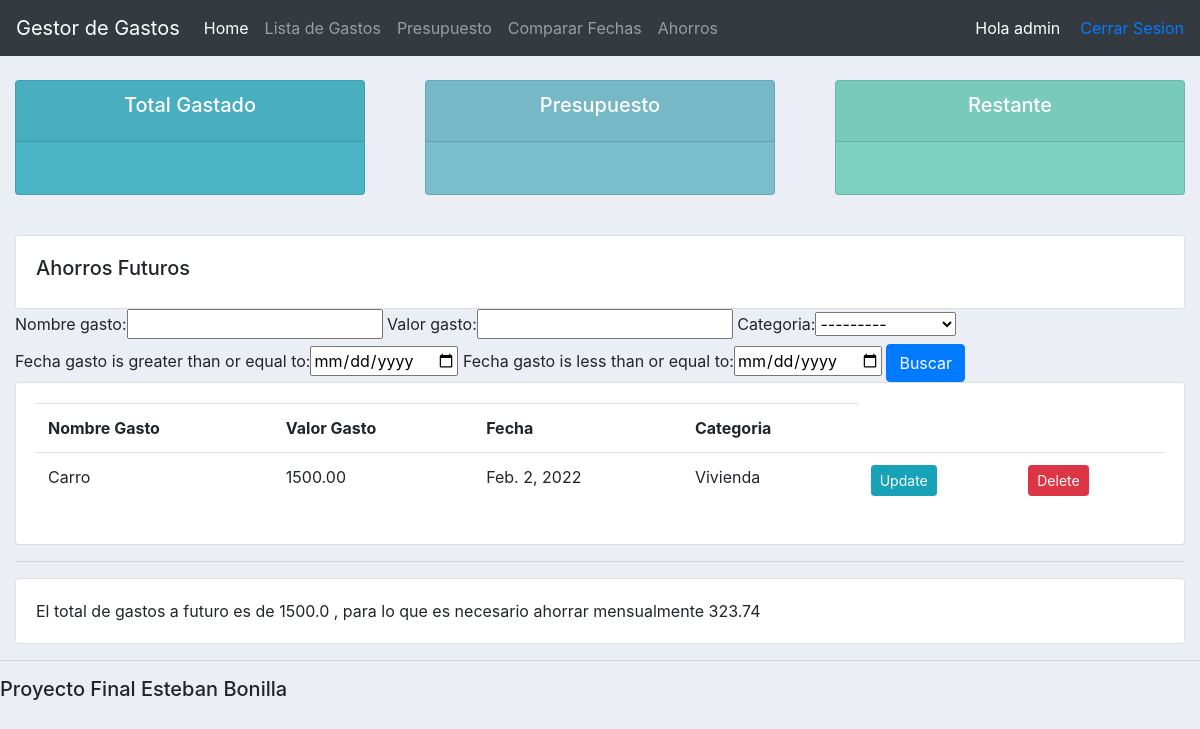
Page /ahorros/ (signed in) on the earlier database version.
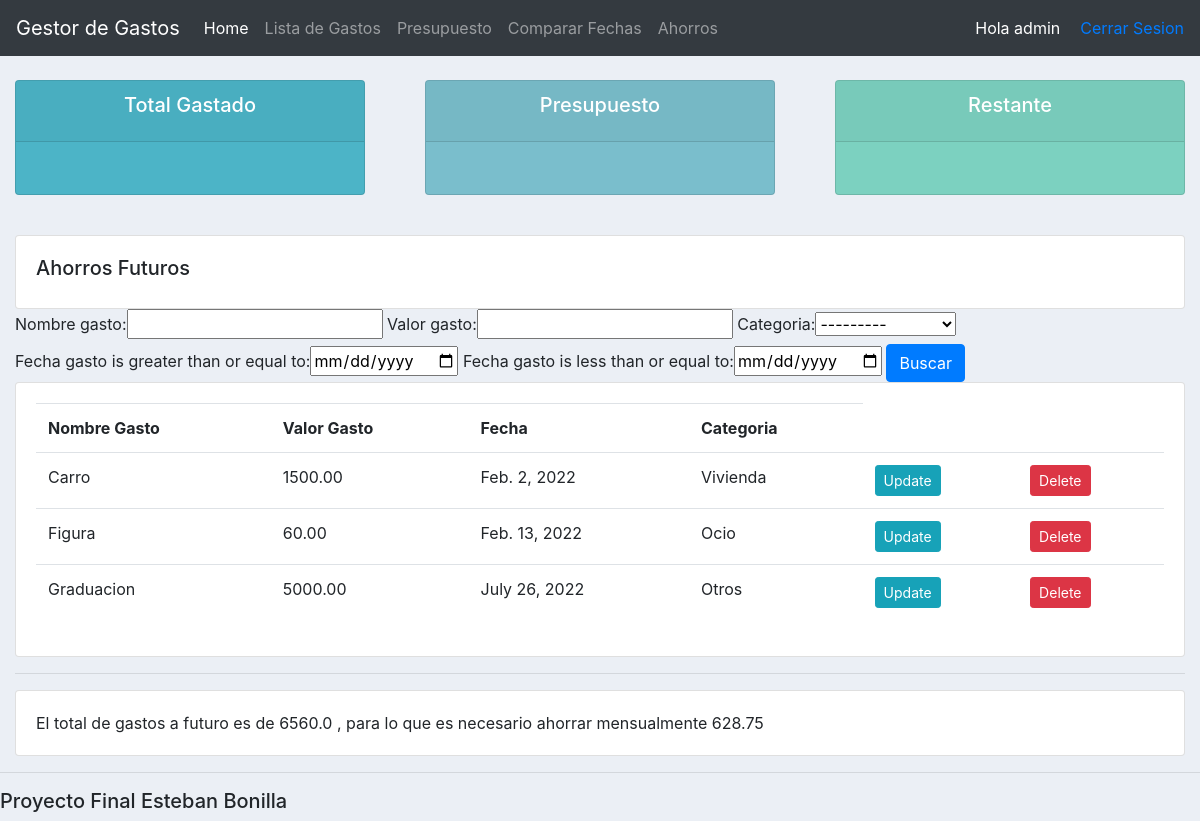
Same page on the later database version.
### accounts/models.py (models this page shows, shortened)
class Gasto(models.Model):
    nombre_gasto = models.CharField(max_length=200, null=True)
    valor_gasto = models.DecimalField(max_digits=8, decimal_places=2,validators=[MinValueValidator(0.01)] ,null=True)
    fecha_gasto = models.DateField(auto_now_add=False, null= True)
    categoria = models.ForeignKey(Categoria,null=True, on_delete=models.SET_NULL)

class Categoria(models.Model):
    nombre_categoria = models.CharField(max_length= 50,  null= True)
    def __str__(self):
        return self.nombre_categoria

### accounts/views.py (the view)
# urls.py: path('ahorros/', views.ahorros,  name='ahorros'),
@login_required(login_url='login')
def ahorros(request):
    actualMonth = datetime.date.today() + datetime.timedelta(days=10)
    gastos = Gasto.objects.filter(fecha_gasto__gt=actualMonth).order_by('fecha_gasto')
    gfecha = Gasto.objects.filter(fecha_gasto__gt=actualMonth).values_list('fecha_gasto', flat=True)
    myFilter = GastoFilter(request.GET, queryset=gastos)
    gastos = myFilter.qs
    total = sum(gastos.values_list('valor_gasto', flat=True))
    a = max(gfecha)
    delta = a - actualMonth
    ftotal = float(total)
    ftotal = round(ftotal, 2)
    ahorro = ftotal/(delta.days/30)
    ahorro = round(ahorro, 2)
    print(ahorro)
    context = {'gastos': gastos, 'myFilter':myFilter, 'ftotal': ftotal, 'ahorro': ahorro}
    return render(request, 'accounts/ahorros.html',context)

### accounts/templates/accounts/ahorros.html
{%  extends 'accounts/main.html' %}
{% block content %}
<br>
		<div class="row">
			<div class="col-md">
				<div class="card card-body">
					<h5>Ahorros Futuros</h5>
				</div>
				<form method="GET">
					{{myFilter.form}}
				<button class="btn btn-primary" type="submit">Buscar</button>
				</form>
				<div class="card card-body">
					<table class="table">
						<tr>
							<th>Nombre Gasto</th>
							<th>Valor Gasto</th>
							<th>Fecha</th>
							<th>Categoria</th>
						</tr>
						{% for i in gastos %}
							<tr>
								<td>{{i.nombre_gasto}}</td>
								<td>{{i.valor_gasto}}</td>
								<td>{{i.fecha_gasto}}</td>
								<td>{{i.categoria}}</td>
								<td><a class="btn btn-sm btn-info" href=
									"{% url 'actualizar_gasto' i.id %}">Update</a></td>
								<td><a class="btn btn-sm btn-danger" href=
									"{% url 'eliminar_gasto' i.id%}">Delete</a></td>
							</tr>
						{% endfor %}
					</table>
				</div>
			</div>
		</div>
        <hr>
        <div>
            <div class="card card-body">
                <span>El total de gastos a futuro es de {{ftotal}} , para lo que es necesario ahorrar mensualmente {{ahorro}}</span>
            </div>
        </div>
{% endblock content %}

Differences in the rows shown:
added Gasto: nombre_gasto "Figura", valor_gasto "60.00", fecha_gasto "Feb. 13, 2022", categoria "Ocio"
added Gasto: nombre_gasto "Graduacion", valor_gasto "5000.00", fecha_gasto "July 26, 2022", categoria "Otros"
Other differences:
{{ ftotal }}: "1500.0" → "6560.0"
{{ ahorro }}: "323.74" → "628.75"
